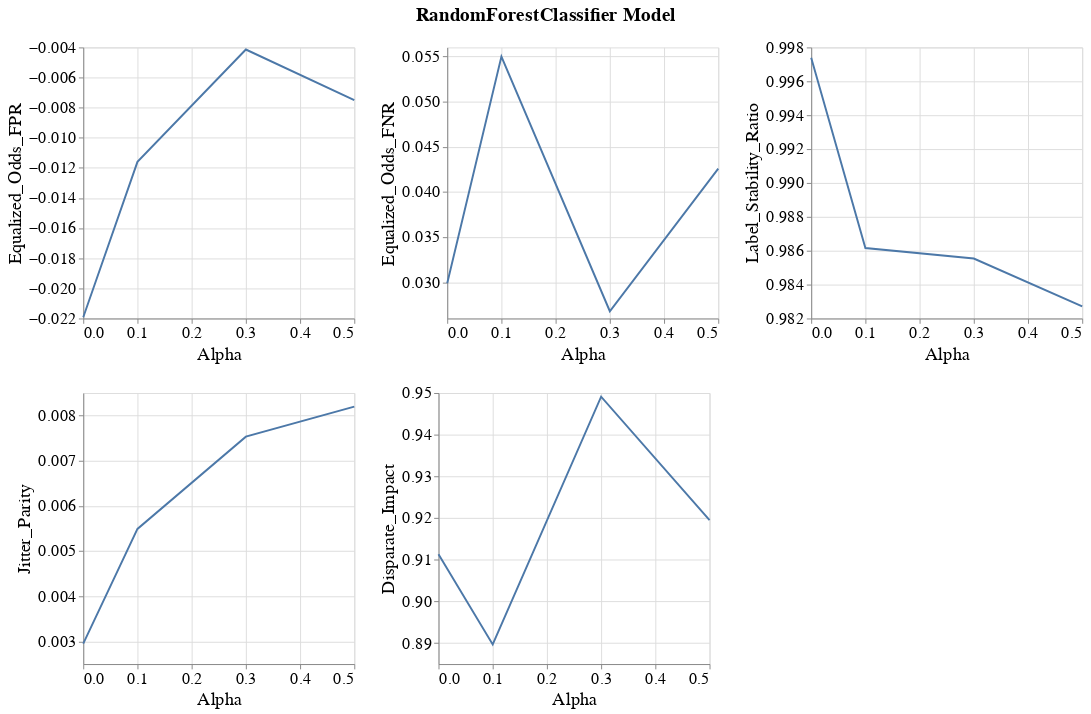

The notebook cell this image was saved under:
### Markdown cell above
### Line band plots for group metrics

### Code cell
visualizer.create_group_metrics_line_band_plot(group='RAC1P',
                                               model_name=MODEL_NAMES[0],
                                               group_metrics=['Equalized_Odds_FPR', 'Equalized_Odds_FNR', 'Label_Stability_Ratio',
                                                              'Jitter_Parity', 'Disparate_Impact'])

### Figure 1 — Vega-Lite specification as saved in the notebook (floating-point values rounded to 4 significant figures)
{"config": {"view": {"continuousWidth": 400, "continuousHeight": 300}, "axis": {"labelFontSize": 17, "labelFontWeight": "normal", "titleFontSize": 19, "titleFontWeight": "normal"}, "legend": {"labelFontSize": 17, "symbolStrokeWidth": 10, "titleFontSize": 19}, "title": {"fontSize": 17}}, "vconcat": [{"hconcat": [{"layer": [{"mark": {"type": "errorband", "extent": "ci"}, "encoding": {"x": {"field": "Intervention_Param", "title": "Alpha", "type": "quantitative"}, "y": {"field": "Metric_Value", "scale": {"zero": false}, "title": "Equalized_Odds_FPR", "type": "quantitative"}}}, {"mark": "line", "encoding": {"x": {"field": "Intervention_Param", "title": "Alpha", "type": "quantitative"}, "y": {"aggregate": "mean", "field": "Metric_Value", "scale": {"zero": false}, "title": "Equalized_Odds_FPR", "type": "quantitative"}}}], "height": 280, "width": 280}, {"layer": [{"mark": {"type": "errorband", "extent": "ci"}, "encoding": {"x": {"field": "Intervention_Param", "title": "Alpha", "type": "quantitative"}, "y": {"field": "Metric_Value", "scale": {"zero": false}, "title": "Equalized_Odds_FNR", "type": "quantitative"}}}, {"mark": "line", "encoding": {"x": {"field": "Intervention_Param", "title": "Alpha", "type": "quantitative"}, "y": {"aggregate": "mean", "field": "Metric_Value", "scale": {"zero": false}, "title": "Equalized_Odds_FNR", "type": "quantitative"}}}], "data": {"name": "data-497eddf3dde89bbf46c00947a4423390"}, "height": 280, "width": 280}, {"layer": [{"mark": {"type": "errorband", "extent": "ci"}, "encoding": {"x": {"field": "Intervention_Param", "title": "Alpha", "type": "quantitative"}, "y": {"field": "Metric_Value", "scale": {"zero": false}, "title": "Label_Stability_Ratio", "type": "quantitative"}}}, {"mark": "line", "encoding": {"x": {"field": "Intervention_Param", "title": "Alpha", "type": "quantitative"}, "y": {"aggregate": "mean", "field": "Metric_Value", "scale": {"zero": false}, "title": "Label_Stability_Ratio", "type": "quantitative"}}}], "data": {"name": "data-ec4e5d70f369996b7e61ced89e1ed927"}, "height": 280, "width": 280}]}, {"hconcat": [{"layer": [{"mark": {"type": "errorband", "extent": "ci"}, "encoding": {"x": {"field": "Intervention_Param", "title": "Alpha", "type": "quantitative"}, "y": {"field": "Metric_Value", "scale": {"zero": false}, "title": "Jitter_Parity", "type": "quantitative"}}}, {"mark": "line", "encoding": {"x": {"field": "Intervention_Param", "title": "Alpha", "type": "quantitative"}, "y": {"aggregate": "mean", "field": "Metric_Value", "scale": {"zero": false}, "title": "Jitter_Parity", "type": "quantitative"}}}], "height": 280, "width": 280}, {"layer": [{"mark": {"type": "errorband", "extent": "ci"}, "encoding": {"x": {"field": "Intervention_Param", "title": "Alpha", "type": "quantitative"}, "y": {"field": "Metric_Value", "scale": {"zero": false}, "title": "Disparate_Impact", "type": "quantitative"}}}, {"mark": "line", "encoding": {"x": {"field": "Intervention_Param", "title": "Alpha", "type": "quantitative"}, "y": {"aggregate": "mean", "field": "Metric_Value", "scale": {"zero": false}, "title": "Disparate_Impact", "type": "quantitative"}}}], "data": {"name": "data-30781c441e9e47479e25dd163f0e9914"}, "height": 280, "width": 280}], "data": {"name": "data-2b44ea5f3b61762107631ecda8e28ad2"}}], "data": {"name": "data-17a028c9373d3a60363982dca05d0dc3"}, "title": {"text": "RandomForestClassifier Model", "anchor": "middle", "dy": -10, "fontSize": 20}, "$schema": "https://vega.github.io/schema/vega-lite/v4.17.0.json", "datasets": {"data-17a028c9373d3a60363982dca05d0dc3": [{"Metric": "Equalized_Odds_FPR", "Model_Name": "RandomForestClassifier", "Experiment_Iteration": "Exp_iter_1", "Intervention_Param": 0.0, "Group": "RAC1P", "Metric_Value": -0.02192}, {"Metric": "Equalized_Odds_FPR", "Model_Name": "RandomForestClassifier", "Experiment_Iteration": "Exp_iter_1", "Intervention_Param": 0.3, "Group": "RAC1P", "Metric_Value": -0.00414}, {"Metric": "Equalized_Odds_FPR", "Model_Name": "RandomForestClassifier", "Experiment_Iteration": "Exp_iter_1", "Intervention_Param": 0.1, "Group": "RAC1P", "Metric_Value": -0.0116}, {"Metric": "Equalized_Odds_FPR", "Model_Name": "RandomForestClassifier", "Experiment_Iteration": "Exp_iter_1", "Intervention_Param": 0.5, "Group": "RAC1P", "Metric_Value": -0.007494}], "data-497eddf3dde89bbf46c00947a4423390": [{"Metric": "Equalized_Odds_FNR", "Model_Name": "RandomForestClassifier", "Experiment_Iteration": "Exp_iter_1", "Intervention_Param": 0.0, "Group": "RAC1P", "Metric_Value": 0.0299}, {"Metric": "Equalized_Odds_FNR", "Model_Name": "RandomForestClassifier", "Experiment_Iteration": "Exp_iter_1", "Intervention_Param": 0.3, "Group": "RAC1P", "Metric_Value": 0.0268}, {"Metric": "Equalized_Odds_FNR", "Model_Name": "RandomForestClassifier", "Experiment_Iteration": "Exp_iter_1", "Intervention_Param": 0.1, "Group": "RAC1P", "Metric_Value": 0.05499}, {"Metric": "Equalized_Odds_FNR", "Model_Name": "RandomForestClassifier", "Experiment_Iteration": "Exp_iter_1", "Intervention_Param": 0.5, "Group": "RAC1P", "Metric_Value": 0.04259}], "data-ec4e5d70f369996b7e61ced89e1ed927": [{"Metric": "Label_Stability_Ratio", "Model_Name": "RandomForestClassifier", "Experiment_Iteration": "Exp_iter_1", "Intervention_Param": 0.0, "Group": "RAC1P", "Metric_Value": 0.9974}, {"Metric": "Label_Stability_Ratio", "Model_Name": "RandomForestClassifier", "Experiment_Iteration": "Exp_iter_1", "Intervention_Param": 0.3, "Group": "RAC1P", "Metric_Value": 0.9855}, {"Metric": "Label_Stability_Ratio", "Model_Name": "RandomForestClassifier", "Experiment_Iteration": "Exp_iter_1", "Intervention_Param": 0.1, "Group": "RAC1P", "Metric_Value": 0.9862}, {"Metric": "Label_Stability_Ratio", "Model_Name": "RandomForestClassifier", "Experiment_Iteration": "Exp_iter_1", "Intervention_Param": 0.5, "Group": "RAC1P", "Metric_Value": 0.9827}], "data-2b44ea5f3b61762107631ecda8e28ad2": [{"Metric": "Jitter_Parity", "Model_Name": "RandomForestClassifier", "Experiment_Iteration": "Exp_iter_1", "Intervention_Param": 0.0, "Group": "RAC1P", "Metric_Value": 0.00295}, {"Metric": "Jitter_Parity", "Model_Name": "RandomForestClassifier", "Experiment_Iteration": "Exp_iter_1", "Intervention_Param": 0.3, "Group": "RAC1P", "Metric_Value": 0.007533}, {"Metric": "Jitter_Parity", "Model_Name": "RandomForestClassifier", "Experiment_Iteration": "Exp_iter_1", "Intervention_Param": 0.1, "Group": "RAC1P", "Metric_Value": 0.005491}, {"Metric": "Jitter_Parity", "Model_Name": "RandomForestClassifier", "Experiment_Iteration": "Exp_iter_1", "Intervention_Param": 0.5, "Group": "RAC1P", "Metric_Value": 0.008199}], "data-30781c441e9e47479e25dd163f0e9914": [{"Metric": "Disparate_Impact", "Model_Name": "RandomForestClassifier", "Experiment_Iteration": "Exp_iter_1", "Intervention_Param": 0.0, "Group": "RAC1P", "Metric_Value": 0.9113}, {"Metric": "Disparate_Impact", "Model_Name": "RandomForestClassifier", "Experiment_Iteration": "Exp_iter_1", "Intervention_Param": 0.3, "Group": "RAC1P", "Metric_Value": 0.9491}, {"Metric": "Disparate_Impact", "Model_Name": "RandomForestClassifier", "Experiment_Iteration": "Exp_iter_1", "Intervention_Param": 0.1, "Group": "RAC1P", "Metric_Value": 0.8897}, {"Metric": "Disparate_Impact", "Model_Name": "RandomForestClassifier", "Experiment_Iteration": "Exp_iter_1", "Intervention_Param": 0.5, "Group": "RAC1P", "Metric_Value": 0.9195}]}}
